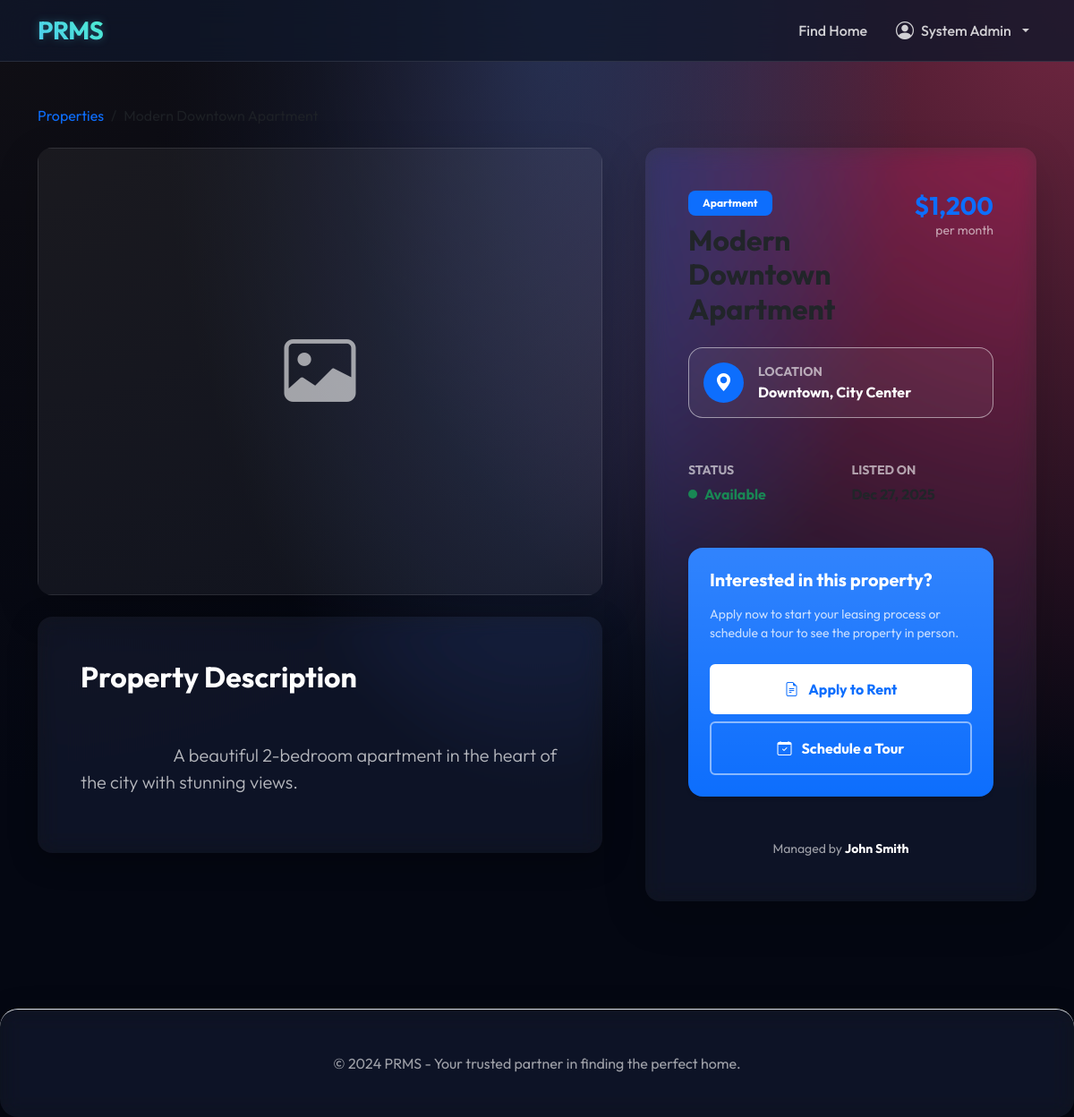
The app's page /app/views/property_details.php?id=1 (signed in) with its own data.
### tables this page shows
CREATE TABLE IF NOT EXISTS properties (
    id INT AUTO_INCREMENT PRIMARY KEY,
    owner_id INT NOT NULL,
    category_id INT NOT NULL,
    title VARCHAR(255) NOT NULL,
    description TEXT,
    price DECIMAL(10, 2) UNSIGNED NOT NULL DEFAULT 0.00,
    location VARCHAR(255) NOT NULL,
    address TEXT,
    bedrooms INT UNSIGNED DEFAULT 0,
    bathrooms INT UNSIGNED DEFAULT 0,
    type ENUM('Apartment', 'House', 'Condo', 'Studio', 'Villa', 'Townhouse') DEFAULT 'Apartment',
    status ENUM('Available', 'Rented', 'Maintenance') NOT NULL DEFAULT 'Available',
    created_at TIMESTAMP DEFAULT CURRENT_TIMESTAMP,
    updated_at TIMESTAMP DEFAULT CURRENT_TIMESTAMP ON UPDATE CURRENT_TIMESTAMP,
    CONSTRAINT fk_owner
        FOREIGN KEY (owner_id) 
        REFERENCES users(id) 
        ON DELETE CASCADE,
    CONSTRAINT fk_category
        FOREIGN KEY (category_id) 
        REFERENCES categories(id) 
        ON DELETE RESTRICT,
    INDEX (status),
    INDEX (category_id),
    INDEX (owner_id),
    INDEX (price)
);

CREATE TABLE IF NOT EXISTS users (
    id INT AUTO_INCREMENT PRIMARY KEY,
    name VARCHAR(255) NOT NULL,
    email VARCHAR(255) NOT NULL UNIQUE,
    password VARCHAR(255) NOT NULL,
    role ENUM('admin', 'owner', 'tenant') NOT NULL DEFAULT 'tenant',
    phone VARCHAR(20),
    profile_image VARCHAR(255),
    created_at TIMESTAMP DEFAULT CURRENT_TIMESTAMP,
    updated_at TIMESTAMP DEFAULT CURRENT_TIMESTAMP ON UPDATE CURRENT_TIMESTAMP,
    INDEX (email),
    INDEX (role)
);

### app/views/property_details.php (the view, shortened to what this page needs)
<?php
$property_id = $_GET['id'] ?? 0;
$conn = get_db_connection();
$sql = "SELECT p.*, u.name as owner_name FROM properties p
        LEFT JOIN users u ON p.owner_id = u.id
        WHERE p.id = ?";
$stmt = mysqli_prepare($conn, $sql);
mysqli_stmt_bind_param($stmt, "i", $property_id);
mysqli_stmt_execute($stmt);
$property = mysqli_fetch_assoc(mysqli_stmt_get_result($stmt));
$images = [];
?>
<!DOCTYPE html>
<html lang="en">
<head>
    <link href="https://cdn.jsdelivr.net/npm/bootstrap@5.3.0/dist/css/bootstrap.min.css" rel="stylesheet">
    <link rel="stylesheet" href="../../public/assets/css/style.css">
    <link rel="stylesheet" href="https://cdn.jsdelivr.net/npm/bootstrap-icons@1.11.1/font/bootstrap-icons.css">
</head>
<body class="tenant-portal">
    <nav class="navbar navbar-expand-lg navbar-dark glass-nav sticky-top">
        <div class="container">
            <a class="navbar-brand text-gradient fs-3 fw-bold" href="../../public/index.php">PRMS</a>
            <div class="collapse navbar-collapse" id="navbarNav">
                <ul class="navbar-nav ms-auto align-items-center">
                    <li class="nav-item">
                        <a class="nav-link" href="tenant_view.php">Find Home</a>
                    </li>
                    <?php if (isset($_SESSION['user_id'])): ?>
                        <li class="nav-item dropdown ms-lg-3">
                            <a class="nav-link dropdown-toggle d-flex align-items-center gap-2" href="#" id="navbarDropdown"
                                role="button" data-bs-toggle="dropdown">
                                <i class="bi bi-person-circle fs-5"></i>
                                <?php echo htmlspecialchars($_SESSION['user_name']); ?>
                            </a>
                        </li>
                    <?php else: ?>
                        <li class="nav-item ms-lg-3">
                            <a href="login.php" class="btn btn-outline-primary btn-sm px-4">Owner Login</a>
                        </li>
                    <?php endif; ?>
                </ul>
            </div>
        </div>
    </nav>
    <div class="container py-5">
        <nav aria-label="breadcrumb" class="mb-4">
            <ol class="breadcrumb">
                <li class="breadcrumb-item"><a href="tenant_view.php" class="text-decoration-none">Properties</a></li>
                <li class="breadcrumb-item active"><?php echo htmlspecialchars($property['title']); ?></li>
            </ol>
        </nav>
        <div class="row g-5 animate-up">
            <div class="col-lg-7">
                <div class="gallery-container shadow-lg rounded-4 overflow-hidden mb-4">
                    <div id="propertyCarousel" class="carousel slide" data-bs-ride="carousel">
                        <div class="carousel-inner">
                            <?php if (empty($images)): ?>
                                <div class="carousel-item active">
                                    <div
                                        class="detail-hero-placeholder bg-light d-flex align-items-center justify-content-center">
                                        <i class="bi bi-image text-muted display-1"></i>
                                    </div>
                                </div>
                            <?php endif; ?>
                        </div>
                    </div>
                </div>
                <div class="property-info glass-panel p-4 p-md-5 rounded-4 border-0">
                    <h2 class="fw-bold mb-4">Property Description</h2>
                    <p class="lead text-secondary" style="white-space: pre-wrap;">
                        <?php echo htmlspecialchars($property['description'] ?: 'No description provided for this listing.'); ?>
                    </p>
                </div>
            </div>
            <div class="col-lg-5">
                <div class="sticky-top" style="top: 100px;">
                    <div class="card glass-panel border-0 rounded-4 shadow-lg mb-4">
                        <div class="card-body p-4 p-md-5">
                            <div class="d-flex justify-content-between align-items-start mb-4">
                                <div>
                                    <span
                                        class="badge bg-primary px-3 py-2 rounded-3 mb-2"><?php echo htmlspecialchars($property['type']); ?></span>
                                    <h1 class="h2 fw-bold mb-0"><?php echo htmlspecialchars($property['title']); ?></h1>
                                </div>
                                <div class="text-end">
                                    <div class="h3 fw-bold text-primary mb-0">
                                        $<?php echo number_format($property['price'], 0); ?></div>
                                    <div class="small text-muted">per month</div>
                                </div>
                            </div>
                            <div
                                class="location-box d-flex align-items-center gap-3 bg-light bg-opacity-50 p-3 rounded-4 mb-5 border border-white border-opacity-50">
                                <div class="icon-circle bg-primary text-white rounded-circle d-flex align-items-center justify-content-center"
                                    style="width: 45px; height: 45px;">
                                    <i class="bi bi-geo-alt-fill fs-5"></i>
                                </div>
                                <div>
                                    <div class="small text-muted text-uppercase fw-bold ls-1">Location</div>
                                    <div class="fw-bold text-dark">
                                        <?php echo htmlspecialchars($property['location']); ?>
                                    </div>
                                </div>
                            </div>
                            <div class="row g-4 mb-5">
                                <div class="col-6">
                                    <div class="small text-muted text-uppercase fw-bold ls-1 mb-1">Status</div>
                                    <div class="text-success fw-bold d-flex align-items-center gap-2">
                                        <div class="pulse-green"></div> Available
                                    </div>
                                </div>
                                <div class="col-6">
                                    <div class="small text-muted text-uppercase fw-bold ls-1 mb-1">Listed On</div>
                                    <div class="fw-bold">
                                    </div>
                                </div>
                            </div>
                            <div class="contact-card p-4 rounded-4 bg-primary bg-gradient text-white mb-5 shadow-sm">
                                <h5 class="fw-bold mb-3">Interested in this property?</h5>
                                <?php if (isset($_SESSION['user_id'])): ?>
                                    <p class="small opacity-75 mb-4">Apply now to start your leasing process or schedule a
                                        tour to see the property in person.</p>
                                    <div class="d-grid gap-2">
                                        <a href="submit_application.php?property_id=<?php echo $property_id; ?>"
                                            class="btn btn-white fw-bold py-3">
                                            <i class="bi bi-file-earmark-text me-2"></i> Apply to Rent
                                        </a>
                                        <button class="btn btn-outline-white fw-bold py-3"><i
                                                class="bi bi-calendar-check me-2"></i> Schedule a Tour</button>
                                    </div>
                                <?php endif; ?>
                            </div>
                            <div class="text-center">
                                <p class="small text-muted mb-0">Managed by <span
                                        class="fw-bold text-dark"><?php echo htmlspecialchars($property['owner_name']); ?></span>
                                </p>
                            </div>
                        </div>
                    </div>
                </div>
            </div>
        </div>
    </div>
    <footer class="footer py-5 glass-panel border-0 border-top mt-5">
        <div class="container text-center">
            <p class="text-muted mb-0">© 2024 PRMS - Your trusted partner in finding the perfect home.</p>
        </div>
    </footer>
</body>
</html>

### public/assets/css/style.css (style rules this page uses)
:root { --primary: #4361ee; --primary-light: #4895ef; --primary-dark: #3f37c9; --secondary: #b5179e; --success: #4cc9f0; --info: #4895ef; --warning: #f72585; --danger: #ef233c; --dark: #2b2d42; --light: #f8f9fa; --white: #ffffff; --gray-100: #f8f9fa; --gray-200: #e9ecef; --gray-300: #dee2e6; --gray-400: #ced4da; --gray-500: #adb5bd; --gray-600: #6c757d; --gray-700: #495057; --gray-800: #343a40; --gray-900: #212529; --glass: rgba(255, 255, 255, 0.7); --glass-border: rgba(255, 255, 255, 0.3); --glass-shadow: 0 8px 32px 0 rgba(31, 38, 135, 0.1); --transition: all 0.3s cubic-bezier(0.4, 0, 0.2, 1); }
body { font-family: 'Outfit', sans-serif; background-color: #040712; color: var(--white); min-height: 100vh; }
.beautified-page, .landing-page, .tenant-portal { background-color: #040712; background-image: radial-gradient(at 0% 0%, hsla(253, 16%, 7%, 1) 0, transparent 50%), radial-gradient(at 50% 0%, hsla(225, 39%, 30%, 1) 0, transparent 50%), radial-gradient(at 100% 0%, hsla(339, 49%, 30%, 1) 0, transparent 50%); background-attachment: fixed; background-size: cover; color: var(--white) !important; }
.beautified-page .glass-panel, .landing-page .glass-panel, .tenant-portal .glass-panel { background: rgba(255, 255, 255, 0.05); backdrop-filter: blur(12px) saturate(180%); -webkit-backdrop-filter: blur(12px) saturate(180%); border: 1px solid rgba(255, 255, 255, 0.1); border-radius: 20px; box-shadow: 0 8px 32px 0 rgba(0, 0, 0, 0.3); }
.beautified-page .text-secondary, .landing-page .text-secondary, .tenant-portal .text-secondary, .landing-page .text-muted, .tenant-portal .text-muted { color: rgba(255, 255, 255, 0.7) !important; }
.beautified-page .glass-nav, .landing-page .glass-nav, .tenant-portal .glass-nav { background: rgba(15, 23, 42, 0.8) !important; backdrop-filter: blur(15px); -webkit-backdrop-filter: blur(15px); backdrop-filter: blur(15px); -webkit-backdrop-filter: blur(15px); border-bottom: 1px solid rgba(255, 255, 255, 0.1); }
.beautified-page .navbar-brand, .landing-page .navbar-brand, .tenant-portal .navbar-brand { font-weight: 700 !important; letter-spacing: -0.5px; background: linear-gradient(45deg, #4cc9f0, #4df0ce) !important; -webkit-background-clip: text !important; background-clip: text !important; -webkit-text-fill-color: transparent !important; filter: drop-shadow(0 0 5px rgba(76, 201, 240, 0.3)) !important; }
.beautified-page .nav-link, .landing-page .nav-link, .tenant-portal .nav-link { color: rgba(255, 255, 255, 0.8) !important; font-weight: 500; }
.beautified-page .card .text-muted, .landing-page .card .text-muted, .tenant-portal .card .text-muted { color: rgba(255, 255, 255, 0.6) !important; }
.beautified-page .text-gradient, .landing-page .text-gradient, .tenant-portal .text-gradient { background: linear-gradient(45deg, #4cc9f0, #4df0ce) !important; -webkit-background-clip: text !important; background-clip: text !important; -webkit-text-fill-color: transparent !important; }
.beautified-page .text-dark, .landing-page .text-dark, .tenant-portal .text-dark { color: var(--white) !important; }
.beautified-page .bg-light, .landing-page .bg-light, .tenant-portal .bg-light { background: rgba(255, 255, 255, 0.05) !important; border: 1px solid rgba(255, 255, 255, 0.1); }
.beautified-page .text-muted, .landing-page .text-muted, .tenant-portal .text-muted { color: rgba(255, 255, 255, 0.6) !important; }

### app/views/property_details.php (style rules this page uses)
.detail-hero-placeholder { height: 500px; }
.pulse-green { width: 10px; height: 10px; background: #198754; border-radius: 50%; box-shadow: 0 0 0 0 rgba(25, 135, 84, 0.7); animation: pulse-green 2s infinite; }
.btn-white { background-color: #fff; color: var(--bs-primary); border: none; }
.btn-outline-white { background-color: transparent; border: 2px solid rgba(255, 255, 255, 0.5); color: #fff; }

### records on screen
properties: description "A beautiful 2-bedroom apartment in the heart of the city with stunning views.", type "Apartment", title "Modern Downtown Apartment", price "1,200", location "Downtown, City Center", owner.name "John Smith"

### other values on screen
$_SESSION['user_name'] "System Admin"
